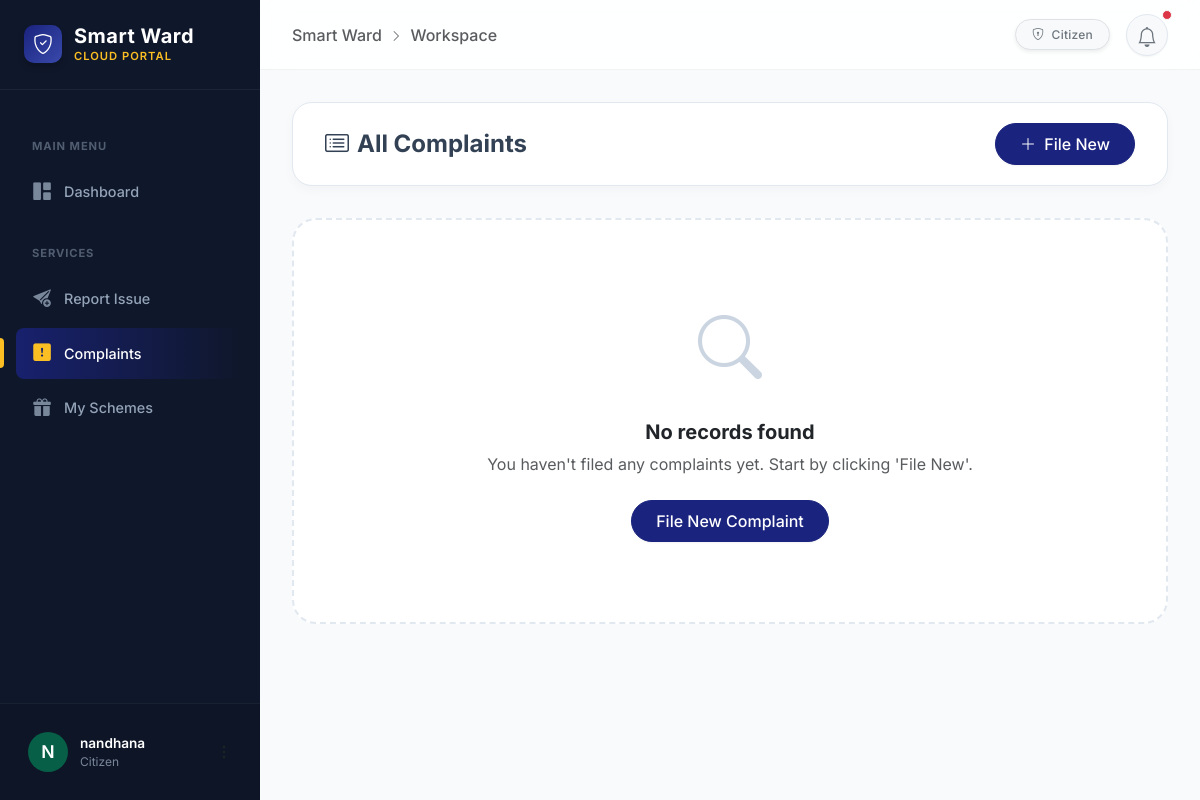
Page /complaints/list/ (signed in) on the earlier database version.
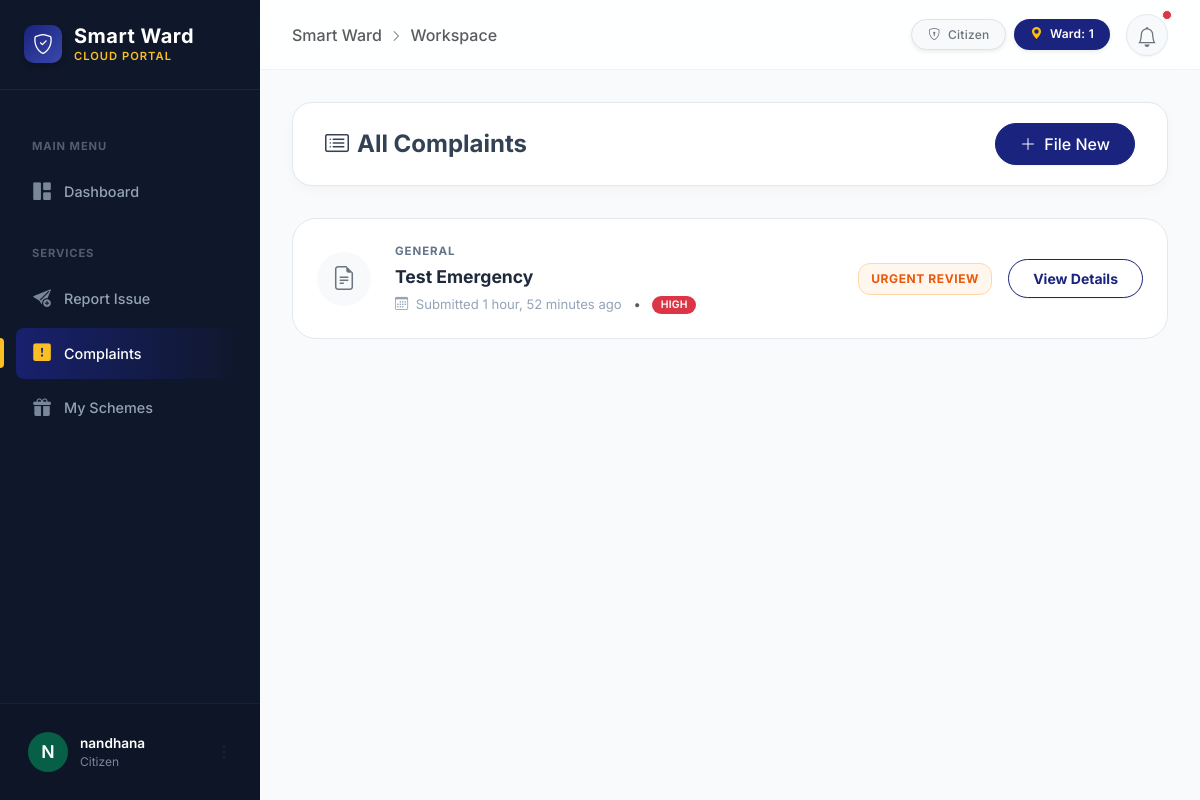
Same page on the later database version.
### accounts/models.py (models this page shows, shortened)
class User(AbstractUser):
    ROLE_CHOICES = (
        ('citizen', 'Citizen'),
        ('ward_member', 'Ward Member'),
        ('field_worker', 'Field Worker'),
        ('panchayath_admin', 'Panchayath Admin'),
    )
    role = models.CharField(max_length=20, choices=ROLE_CHOICES, default='citizen')
    phone_number = models.CharField(max_length=15, unique=True, null=True, blank=True)
    ward = models.ForeignKey(Ward, on_delete=models.SET_NULL, null=True, blank=True)
    address = models.TextField(blank=True, null=True)
    latitude = models.DecimalField(max_digits=9, decimal_places=6, null=True, blank=True)
    longitude = models.DecimalField(max_digits=9, decimal_places=6, null=True, blank=True)

class Ward(models.Model):
    ward_number = models.PositiveIntegerField(unique=True)
    ward_name = models.CharField(max_length=100)
    description = models.TextField(blank=True, null=True)

### complaints/models.py (models this page shows, shortened)
class Complaint(models.Model):
    STATUS_CHOICES = (
        ('pending', 'Pending'),
        ('urgent_review', 'Urgent Review'),
        ('assigned', 'Assigned'),
        ('in_progress', 'In Progress'),
        ('resolved', 'Resolved'),
        ('rejected', 'Rejected'),
    )
    PRIORITY_CHOICES = (
        ('low', 'Low'),
        ('medium', 'Medium'),
        ('high', 'High'),
    )
    user = models.ForeignKey(settings.AUTH_USER_MODEL, on_delete=models.CASCADE, related_name='complaints')
    title = models.CharField(max_length=200)
    description = models.TextField()
    image = models.ImageField(upload_to='complaints/', null=True, blank=True)
    ward = models.ForeignKey(Ward, on_delete=models.CASCADE, related_name='complaints')
    latitude = models.DecimalField(max_digits=9, decimal_places=6, null=True, blank=True)
    longitude = models.DecimalField(max_digits=9, decimal_places=6, null=True, blank=True)
    address_extra = models.CharField(max_length=255, help_text="Landmarks or specific spot", blank=True)
    category = models.CharField(max_length=100, blank=True, null=True)
    priority = models.CharField(max_length=10, choices=PRIORITY_CHOICES, default='medium')
    is_duplicate = models.BooleanField(default=False)
    ai_analysis_reason = models.TextField(null=True, blank=True, help_text="Reason why AI prioritized or flagged this issue")
    status = models.CharField(max_length=20, choices=STATUS_CHOICES, default='pending')
    assigned_worker = models.ForeignKey(
        settings.AUTH_USER_MODEL,
        on_delete=models.SET_NULL,
        null=True, blank=True,
        related_name='assigned_tasks'
    )
    parent_complaint = models.ForeignKey(
        'self', on_delete=models.SET_NULL,
        null=True, blank=True,
        related_name='merged_duplicates',
        help_text="If this is a duplicate, link to the master complaint"
    )
    potential_duplicate_of = models.ForeignKey(
        'self', on_delete=models.SET_NULL,
        null=True, blank=True,
        related_name='potential_matches',
        help_text="AI-flagged candidate for merging"
    )
    resolution_image = models.ImageField(upload_to='resolutions/', null=True, blank=True)
    citizen_rating = models.PositiveSmallIntegerField(null=True, blank=True, help_text="1-5 stars")
    created_at = models.DateTimeField(auto_now_add=True)
    updated_at = models.DateTimeField(auto_now=True)

### complaints/views.py (the view, shortened to what this page needs)
# urls.py: path('list/', views.complaint_list, name='complaint_list'),
@login_required
def complaint_list(request):
    privileged_roles = ('ward_member', 'panchayath_admin', 'field_worker')
    status_filter = request.GET.get('status')
    if request.user.role in privileged_roles:
        complaints = Complaint.objects.filter(
            ward=request.user.ward
        )
    else:
        complaints = Complaint.objects.filter(
            user=request.user
        )
    complaints = complaints.order_by('-created_at')
    return render(request, 'complaints/list.html', {
        'complaints': complaints,
        'current_filter': status_filter
    })

### templates/complaints/list.html (shortened to what this page needs)
{% extends 'base.html' %}
{% block content %}
<div class="list-container">
    <div class="filter-header">
        <div>
            <h4 class="fw-bold mb-0">
                {% if current_filter == 'pending' %}
                <span class="text-warning"><i class="bi bi-hourglass-split me-2"></i>Action Pending</span>
                {% elif current_filter == 'resolved' %}
                <span class="text-success"><i class="bi bi-check-circle-fill me-2"></i>Successfully Resolved</span>
                {% else %}
                <i class="bi bi-card-list me-2"></i>All Complaints
                {% endif %}
            </h4>
        </div>
        <div class="d-flex gap-2">
             {% if user.role == 'citizen' %}
            <a href="{% url 'report_complaint' %}" class="btn btn-primary rounded-pill px-4">
                <i class="bi bi-plus-lg me-1"></i> File New
            </a>
            {% endif %}
        </div>
    </div>
    {% for c in complaints %}
    <div class="complaint-bento-card">
        <div class="d-flex align-items-center gap-4">
            <div class="d-none d-md-flex align-items-center justify-content-center bg-light rounded-circle" style="width: 54px; height: 54px;">
                <i class="bi bi-file-earmark-text text-secondary fs-4"></i>
            </div>
            <div>
                <div class="issue-category">{{ c.category|default:"General" }}</div>
                <div class="issue-title">{{ c.title }}</div>
                <div class="issue-date">
                    <i class="bi bi-calendar3 me-1"></i> Submitted {{ c.created_at|timesince }} ago
                    <span class="mx-2 text-muted">•</span>
                    <span class="badge {% if c.priority == 'high' %}bg-danger{% else %}bg-info text-dark{% endif %}" style="font-size: 0.65rem; vertical-align: middle;">{{ c.priority|upper }}</span>
                </div>
            </div>
        </div>
        <div class="d-flex align-items-center gap-3">
            <span class="status-badge
                {% if c.status == 'pending' or c.status == 'urgent_review' %}bg-orange-soft
                {% elif c.status == 'resolved' %}bg-green-soft
                {% else %}bg-blue-soft{% endif %}">
                {{ c.get_status_display }}
            </span>
            <a href="{% url 'complaint_detail' c.id %}" class="btn btn-sm btn-outline-primary rounded-pill px-4 fw-bold">View Details</a>
        </div>
    </div>
    {% empty %}
    <div class="empty-state">
        <div class="empty-illustration">
            <i class="bi bi-search"></i>
        </div>
        <h5 class="fw-bold text-dark">No records found</h5>
        <p class="text-muted">
            {% if current_filter == 'pending' %}
            Great news! You have no pending actions at the moment.
            {% elif current_filter == 'resolved' %}
            No complaints have been marked as resolved yet.
            {% else %}
            You haven't filed any complaints yet. Start by clicking 'File New'.
            {% endif %}
        </p>
        {% if current_filter %}
        <a href="{% url 'complaint_list' %}" class="btn btn-primary rounded-pill px-4 mt-2">View All Complaints</a>
        {% else %}
        <a href="{% url 'report_complaint' %}" class="btn btn-primary rounded-pill px-4 mt-2">File New Complaint</a>
        {% endif %}
    </div>
    {% endfor %}
</div>
{% endblock %}

### templates/base.html (shortened to what the changed rows need)
<!DOCTYPE html>
<html lang="en">
<head>
    <link href="https://cdn.jsdelivr.net/npm/bootstrap@5.3.2/dist/css/bootstrap.min.css" rel="stylesheet">
    <link rel="stylesheet" href="https://cdn.jsdelivr.net/npm/bootstrap-icons@1.11.1/font/bootstrap-icons.css">
</head>
<body>
    <aside class="sidebar-wrapper" id="sidebar">
        <div class="sidebar-user">
            <div class="dropdown">
                <a href="#" class="user-profile-box" data-bs-toggle="dropdown" aria-expanded="false">
                    <div class="user-avatar">
                        {{ user.username|make_list|first|upper }}
                    </div>
                    <div class="user-info">
                        <p class="user-name">{{ user.username }}</p>
                        <p class="user-role">{{ user.get_role_display }}</p>
                    </div>
                    <i class="bi bi-three-dots-vertical ms-auto text-muted"></i>
                </a>
            </div>
        </div>
    </aside>
    <main class="main-wrapper">
        <nav class="top-navbar">
            <div class="d-flex align-items-center gap-3">
                <div class="d-none d-md-flex gap-2">
                    <span class="badge text-bg-light border px-3 py-2 text-secondary fw-medium shadow-sm">
                        <i class="bi bi-shield-lock me-1"></i> {{ user.get_role_display }}
                    </span>
                    {% if user.ward %}
                    <span class="badge text-bg-primary px-3 py-2 shadow-sm rounded-pill"
                        style="background-color: var(--brand-primary) !important;">
                        <i class="bi bi-geo-alt-fill me-1 text-warning"></i> Ward: {{ user.ward.ward_number }}
                    </span>
                    {% endif %}
                </div>
            </div>
        </nav>
        <div class="content-area">
            {% block content %}
            {% endblock %}
        </div>
    </main>
</body>
</html>

Differences in the rows shown:
changed User "nandhana": ward_id empty → 1 (drawn); ward.ward_number (not shown) → "1"
added Complaint: category "GENERAL", title "Test Emergency", created_at "1 hour, 52 minutes", priority "HIGH", status "URGENT REVIEW"
Other differences:
text no longer shown: "No records found You haven't filed any complaints yet. Start by clicking 'File New'. File New Complaint"
text now shown: "Ward:"
